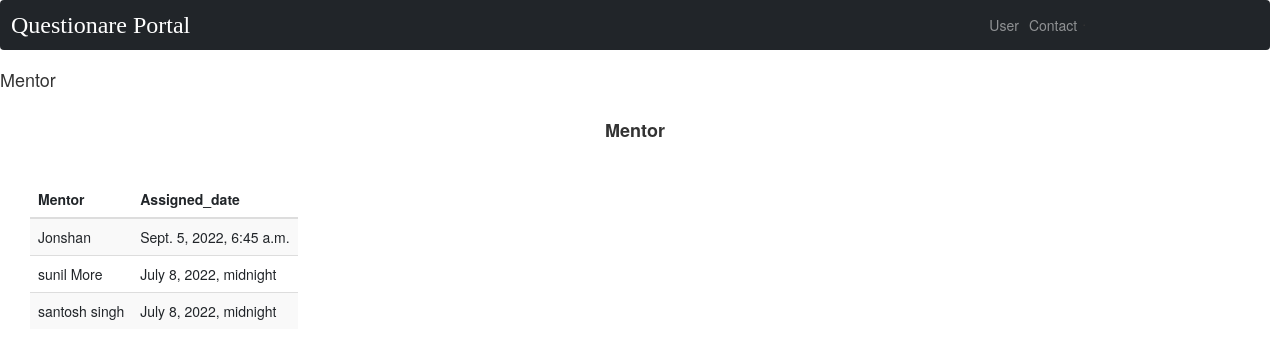
/base/mentortable/, run on the app's committed database.
### base/models.py (models this page shows, shortened)
class Mentor(models.Model):
    name = models.CharField(max_length=255)
    assigned_date = models.DateTimeField()
    status = models.BooleanField()

### base/views.py (the view)
# urls.py: path('mentortable/', views.mentor_table, name='mentortable'),
def mentor_table(request):
    mentor = Mentor.objects.all()
    return render(request, 'mentortable.html', {'mentor': mentor})

### templates/mentortable.html (shortened to what this page needs)
{% extends "navbar.html" %}
{% load static %}
{% block title %}
<h4>Mentor</h4>
{% endblock %}
{% block table %}
<div class="title" style="margin:10px;"><center><h4><b>Mentor</b></h4></center></div>
<link href="{% static 'https://cdn.jsdelivr.net/npm/bootstrap@5.0.2/dist/css/bootstrap.min.css'%}" rel="stylesheet">
<section>
  <table class="table table-striped" style="width:1200px;margin:30px;">
    <thead>
    <tr>
        <th scope="col" >Mentor</th>
        <th scope="col" >Assigned_date</th>
      </tr>
    </thead>
    <tbody>
      {% for u in mentor %}
    <tr>
      <td>{{u.name}}</td>
      <td>{{u.assigned_date}}</td>
    </tr>
    {% endfor %}
  </tbody>
</table>
</section>
{% endblock %}

### templates/navbar.html (style rules this page uses)
.table { display: inline flow-root; }

### data on the page
Mentor: name "Jonshan", assigned_date "Sept. 5, 2022, 6:45 a.m."
Mentor: name "sunil More", assigned_date "July 8, 2022, midnight"
Mentor: name "santosh singh", assigned_date "July 8, 2022, midnight"
